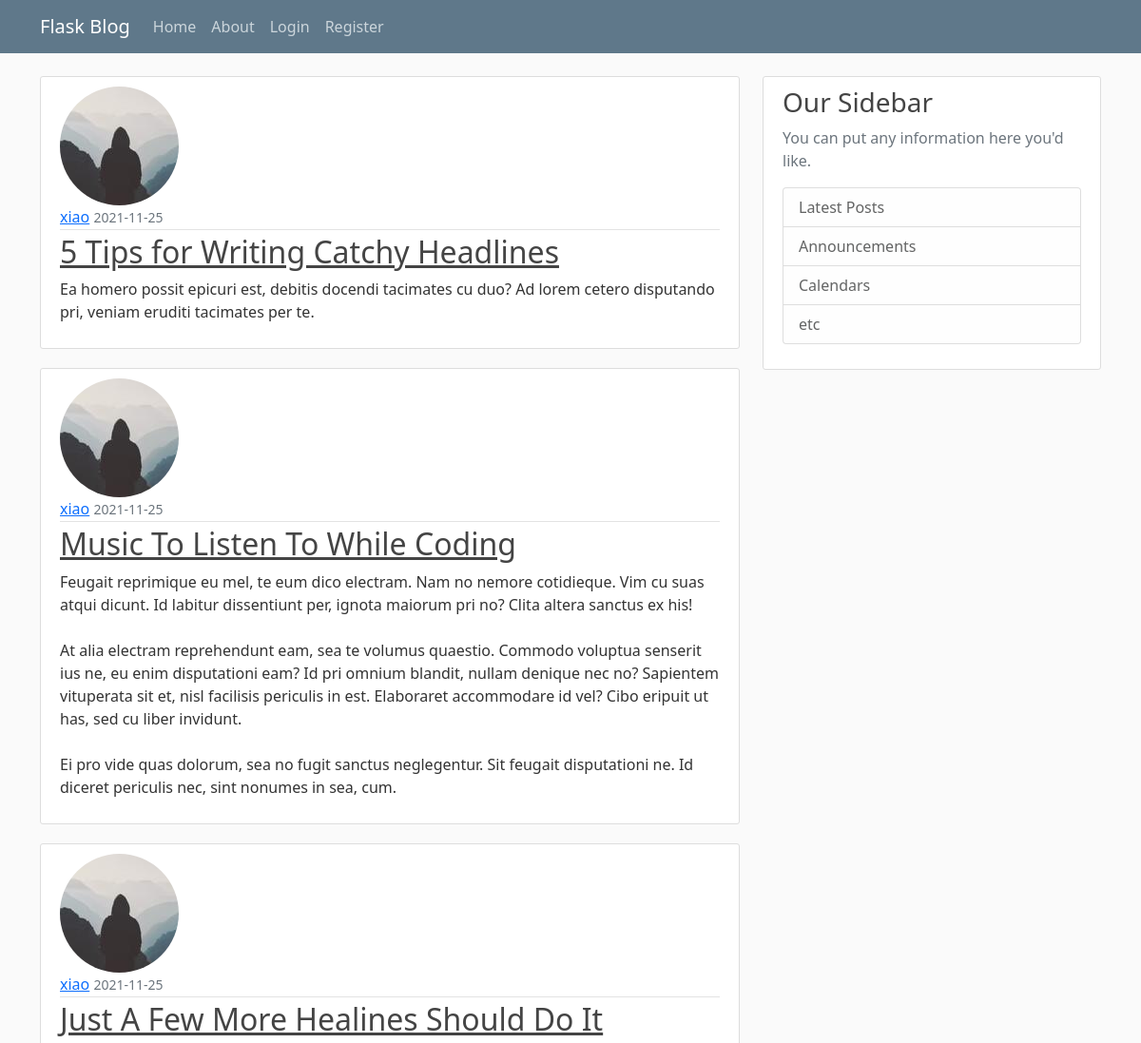
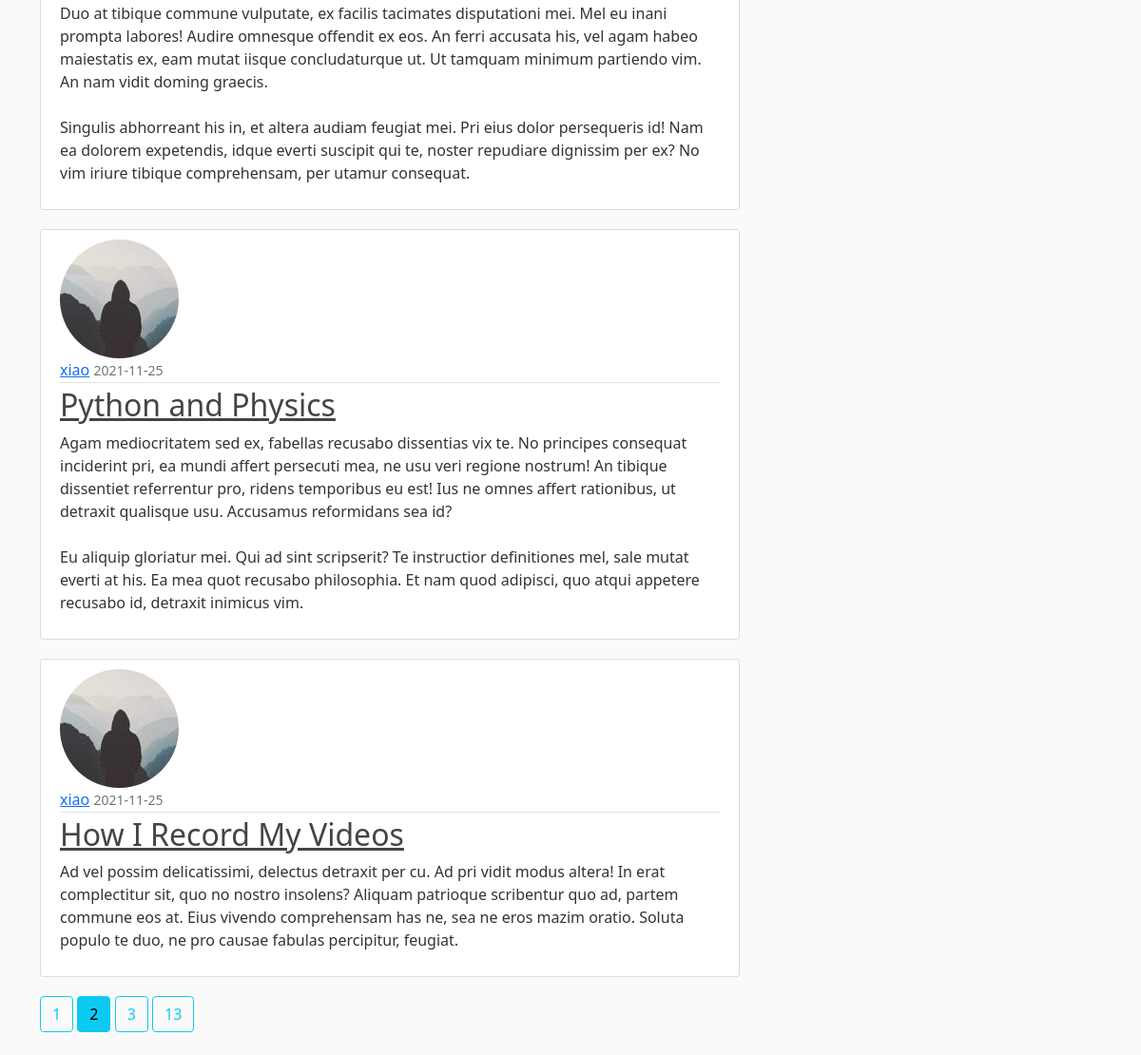
The page /home?page=2 on the database its author committed (2 pictures, top to bottom).
### flaskblog/models.py (models this page shows, shortened)
class Post(db.Model):
    id = db.Column(db.Integer, primary_key=True)
    title = db.Column(db.String(100), nullable=False)
    date_posted = db.Column(db.DateTime(timezone=True), default=datetime.now)
    content = db.Column(db.Text, nullable=False)
    user_id = db.Column(db.Integer, db.ForeignKey('user.id'), nullable=False)

class User(db.Model, UserMixin):
    id = db.Column(db.Integer, primary_key=True)
    username = db.Column(db.String(20), unique=True, nullable=False)
    email = db.Column(db.String(120), unique=True, nullable=False)
    image_file = db.Column(db.String(20), nullable=False, default='default.jpg')
    password = db.Column(db.String(60), nullable=False)
    posts = db.relationship('Post', backref='author', lazy=True)

### flaskblog/routes.py (the view)
@app.route("/")
@app.route("/home")
def home():
    page = request.args.get('page', 1, type=int)
    posts = Post.query.order_by(Post.date_posted.desc()).paginate(page=page, per_page=5)
    return render_template('home.html', posts=posts)

### flaskblog/templates/home.html (shortened to what this page needs)
{% extends "layout.html" %}
{% block content %}
    {% for post in posts.items %}
        <article class="media content-section">
            <img class="rounded-circle artical-img" src="{{ url_for('static', filename='profile_pics/' + post.author.image_file) }}">
            <div class="media-body">
                <div class="article-metadata">
                    <a class="mr-2" href="{{url_for('user_posts', username=post.author.username)}}">{{ post.author.username }}</a>
                    <small class="text-muted">{{ post.date_posted.strftime('%Y-%m-%d') }}</small>
                </div>
                <h2><a class="article-title" href="{{ url_for('post', post_id=post.id) }}">{{ post.title }}</a></h2>
                <p class="article-content">{{ post.content }}</p>
            </div>
        </article>
    {% endfor %}
    {% for page_num in posts.iter_pages(left_edge=1, right_edge=1, left_current=1, right_current=2) %}
        {% if page_num %}
            {% if posts.page == page_num %}
                <a class="btn btn-info mb-4" href="{{url_for('home', page=page_num)}}">{{page_num}}</a>
            {% else %}
                <a class="btn btn-outline-info mb-4" href="{{url_for('home', page=page_num)}}">{{page_num}}</a>
            {% endif %}
        {% endif %}
    {% endfor %}
{% endblock content %}

### flaskblog/static/main.css (style rules this page uses)
body { background: #fafafa; color: #333333; margin-top: 5rem; }
h1, h2, h3, h4, h5, h6 { color: #444444; }
.content-section { background: #ffffff; padding: 10px 20px; border: 1px solid #dddddd; border-radius: 3px; margin-bottom: 20px; }
.article-title { color: #444444; }
.article-content { white-space: pre-line; }
.article-metadata { padding-bottom: 1px; margin-bottom: 4px; border-bottom: 1px solid #e3e3e3 }

### rows shown on the page
Post: image_file (picture), author.username "xiao", date_posted "2021-11-25", title "5 Tips for Writing Catchy Headlines", content "Ea homero possit epicuri est, debitis docendi tacimates cu duo? Ad lorem cetero disputando pri, veniam eruditi tacimates per te."
Post: image_file (picture), author.username "xiao", date_posted "2021-11-25", title "Music To Listen To While Coding", content "Feugait reprimique eu mel, te eum dico electram. Nam no nemore cotidieque. Vim cu suas atqui dicunt. Id labitur dissentiunt per, ignota maiorum pri no? Clita altera sanctus ex his! At alia electram reprehendunt eam, sea te volumus quaestio. Commodo voluptua senserit ius ne, eu enim disputationi eam? Id pri omnium blandit, nullam denique nec no? Sapientem vituperata sit et, nisl facilisis periculis in est. Elaboraret accommodare id vel? Cibo eripuit ut has, sed cu liber invidunt. Ei pro vide quas dolorum, sea no fugit sanctus neglegentur. Sit feugait disputationi ne. Id diceret periculis nec, sint nonumes in sea, cum."
Post: image_file (picture), author.username "xiao", date_posted "2021-11-25", title "Just A Few More Healines Should Do It", content "Duo at tibique commune vulputate, ex facilis tacimates disputationi mei. Mel eu inani prompta labores! Audire omnesque offendit ex eos. An ferri accusata his, vel agam habeo maiestatis ex, eam mutat iisque concludaturque ut. Ut tamquam minimum partiendo vim. An nam vidit doming graecis. Singulis abhorreant his in, et altera audiam feugiat mei. Pri eius dolor persequeris id! Nam ea dolorem expetendis, idque everti suscipit qui te, noster repudiare dignissim per ex? No vim iriure tibique comprehensam, per utamur consequat."
Post: image_file (picture), author.username "xiao", date_posted "2021-11-25", title "Python and Physics", content "Agam mediocritatem sed ex, fabellas recusabo dissentias vix te. No principes consequat inciderint pri, ea mundi affert persecuti mea, ne usu veri regione nostrum! An tibique dissentiet referrentur pro, ridens temporibus eu est! Ius ne omnes affert rationibus, ut detraxit qualisque usu. Accusamus reformidans sea id? Eu aliquip gloriatur mei. Qui ad sint scripserit? Te instructior definitiones mel, sale mutat everti at his. Ea mea quot recusabo philosophia. Et nam quod adipisci, quo atqui appetere recusabo id, detraxit inimicus vim."
Post: image_file (picture), author.username "xiao", date_posted "2021-11-25", title "How I Record My Videos", content "Ad vel possim delicatissimi, delectus detraxit per cu. Ad pri vidit modus altera! In erat complectitur sit, quo no nostro insolens? Aliquam patrioque scribentur quo ad, partem commune eos at. Eius vivendo comprehensam has ne, sea ne eros mazim oratio. Soluta populo te duo, ne pro causae fabulas percipitur, feugiat."

### other values the page prints
{{ page_num }} "1" "3" "13"
{{ page_num }} "2"
